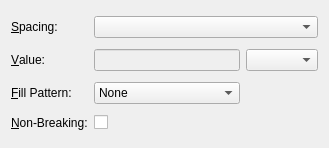
<?xml version="1.0" encoding="UTF-8"?>
<ui version="4.0">
 <class>HSpaceUi</class>
 <widget class="QWidget" name="HSpaceUi">
  <property name="geometry">
   <rect>
    <x>0</x>
    <y>0</y>
    <width>329</width>
    <height>148</height>
   </rect>
  </property>
  <property name="windowTitle">
   <string/>
  </property>
  <property name="sizeGripEnabled" stdset="0">
   <bool>true</bool>
  </property>
  <layout class="QGridLayout">
   <item row="2" column="1">
    <widget class="QComboBox" name="fillPatternCO">
     <property name="toolTip">
      <string>Select a fill pattern style for HFills</string>
     </property>
     <item>
      <property name="text">
       <string>None</string>
      </property>
     </item>
     <item>
      <property name="text">
       <string>...............</string>
      </property>
     </item>
     <item>
      <property name="text">
       <string>________</string>
      </property>
     </item>
     <item>
      <property name="text">
       <string>&lt;-----------</string>
      </property>
     </item>
     <item>
      <property name="text">
       <string>-----------&gt;</string>
      </property>
     </item>
     <item>
      <property name="text">
       <string>\-----v-----/</string>
      </property>
     </item>
     <item>
      <property name="text">
       <string>/-----^-----\</string>
      </property>
     </item>
    </widget>
   </item>
   <item row="0" column="0">
    <widget class="QLabel" name="spacingL">
     <property name="text">
      <string>&amp;Spacing:</string>
     </property>
     <property name="buddy">
      <cstring>spacingCO</cstring>
     </property>
    </widget>
   </item>
   <item row="0" column="1" colspan="2">
    <widget class="QComboBox" name="spacingCO">
     <property name="toolTip">
      <string>Supported spacing types</string>
     </property>
    </widget>
   </item>
   <item row="1" column="0">
    <widget class="QLabel" name="valueL">
     <property name="text">
      <string>&amp;Value:</string>
     </property>
     <property name="buddy">
      <cstring>valueLE</cstring>
     </property>
    </widget>
   </item>
   <item row="1" column="1">
    <widget class="QLineEdit" name="valueLE">
     <property name="enabled">
      <bool>false</bool>
     </property>
     <property name="toolTip">
      <string>Custom value. Needs spacing type &quot;Custom&quot;.</string>
     </property>
    </widget>
   </item>
   <item row="1" column="2">
    <widget class="lyx::frontend::LengthCombo" name="unitCO"/>
   </item>
   <item row="2" column="0">
    <widget class="QLabel" name="fillPatternL">
     <property name="text">
      <string>&amp;Fill Pattern:</string>
     </property>
     <property name="buddy">
      <cstring>fillPatternCO</cstring>
     </property>
    </widget>
   </item>
   <item row="3" column="0">
    <widget class="QLabel" name="keepL">
     <property name="toolTip">
      <string/>
     </property>
     <property name="text">
      <string>&amp;Non-Breaking:</string>
     </property>
     <property name="buddy">
      <cstring>keepCB</cstring>
     </property>
    </widget>
   </item>
   <item row="3" column="1" colspan="2">
    <widget class="QCheckBox" name="keepCB">
     <property name="toolTip">
      <string>Prevent automatic line break at the space</string>
     </property>
     <property name="text">
      <string/>
     </property>
    </widget>
   </item>
  </layout>
 </widget>
 <customwidgets>
  <customwidget>
   <class>lyx::frontend::LengthCombo</class>
   <extends>QComboBox</extends>
   <header>LengthCombo.h</header>
  </customwidget>
 </customwidgets>
 <tabstops>
  <tabstop>spacingCO</tabstop>
  <tabstop>valueLE</tabstop>
  <tabstop>keepCB</tabstop>
 </tabstops>
 <includes>
  <include location="local">qt_i18n.h</include>
 </includes>
 <resources/>
 <connections/>
</ui>
